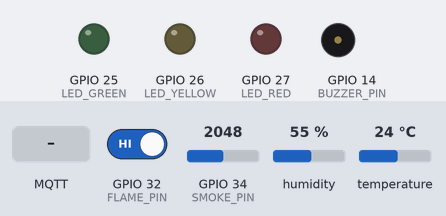
The sketch below on a simulated ESP32. Shown: output pins drawn as LEDs (lit = HIGH), buzzer (waves = sounding). Inputs (shaded band) come from the test bench; at power-on: GPIO 32 (FLAME_PIN) HIGH, GPIO 34 (SMOKE_PIN) = 2048, humidity 55 %, temperature 24 °C. WiFi joins after 1.5 s; servers stay silent unless stated; random numbers use the default seed unless the sketch sets one; no MQTT or app messages arrive unless stated; what the sketch prints to the serial monitor is not drawn.

Above: at 0.1 s.
At 3.7 s:
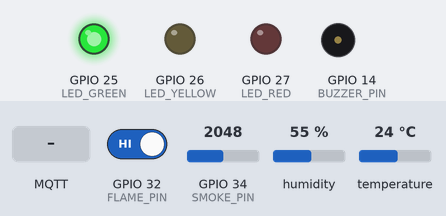
3.8 s: GPIO 32 (FLAME_PIN) driven LOW
At 4.9 s:
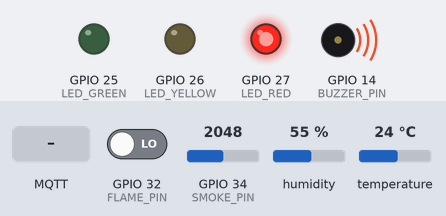
6.0 s: MQTT message "1" arrives on the first subscribed topic
Timing chart, 0 to 9.0 s (numbered marks = the images above; inputs shaded):
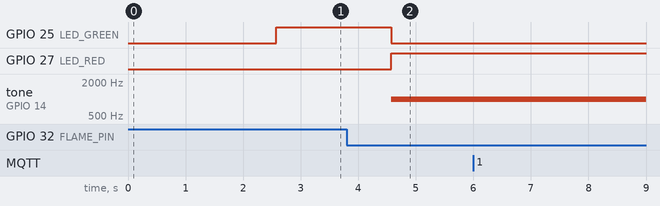

The sketch:

sketch.ino
```cpp
/*
 * ForestFireGuard — Nœud capteur ESP32 (simulation Wokwi)
 *
 * Capteurs : DHT22 (température / humidité) + MQ-2 (gaz / fumée) + capteur de flamme infrarouge
 * Actionneurs : LED verte / jaune / rouge + buzzer
 * Communication : MQTT (broker public) -> serveur FastAPI local
 *
 * Toutes les 2 s, l'ESP32 publie une mesure JSON sur  <TOPIC_BASE>/<DEVICE_ID>/data
 * et écoute le niveau de risque renvoyé par le serveur sur <TOPIC_BASE>/<DEVICE_ID>/risk.
 * Si le serveur ne répond pas, des règles locales prennent le relais.
 *
 * Calibration : au démarrage, l'ESP32 mesure l'air propre et l'état « sans flamme ».
 * Ne pas toucher aux capteurs de gaz et de flamme pendant les premières secondes.
 */
#include <WiFi.h>
#include <PubSubClient.h>
#include <ArduinoJson.h>
#include "DHTesp.h"

// ---------- Configuration ----------
const char* WIFI_SSID   = "Wokwi-GUEST";
const char* WIFI_PASS   = "";
const char* MQTT_BROKER = "broker.hivemq.com";
const int   MQTT_PORT   = 1883;
// Doit correspondre à MQTT_TOPIC_BASE dans server/.env
const char* TOPIC_BASE  = "forestfireguard/souhir-ayari";
const char* DEVICE_ID   = "esp32-node-1";

const unsigned long SEND_INTERVAL_MS  = 2000;
const unsigned long SERVER_TIMEOUT_MS = 10000;  // au-delà : règles locales

// ---------- Broches ----------
const int DHT_PIN    = 15;
const int SMOKE_PIN  = 34;  // MQ-2 : sortie analogique AOUT (ADC1)
const int FLAME_PIN  = 32;  // capteur de flamme : sortie numérique DOUT
const int LED_GREEN  = 25;
const int LED_YELLOW = 26;
const int LED_RED    = 27;
const int BUZZER_PIN = 14;

DHTesp dht;
WiFiClient wifiClient;
PubSubClient mqtt(wifiClient);

char topicData[96];
char topicRisk[96];

int serverLevel = -1;
unsigned long lastServerReply = 0;
unsigned long lastSend = 0;

int gasBaseline = 0;     // valeur brute du MQ-2 dans l'air propre (calibration)
int flameIdleLevel = 0;  // niveau de DOUT sans flamme (calibration)
bool buzzerOn = false;

// Règles de secours, identiques à celles du serveur (server/app/risk.py)
int localRiskLevel(float t, float h, float smoke, bool flame) {
  if (flame || smoke >= 60 || (t >= 50 && h <= 20)) return 2;
  if (smoke >= 30 || (t >= 35 && h <= 30) || t >= 50) return 1;
  return 0;
}

void showLevel(int level) {
  digitalWrite(LED_GREEN,  level == 0);
  digitalWrite(LED_YELLOW, level == 1);
  digitalWrite(LED_RED,    level == 2);
  bool wantBuzzer = level == 2;
  if (wantBuzzer && !buzzerOn) tone(BUZZER_PIN, 1000);
  if (!wantBuzzer && buzzerOn) noTone(BUZZER_PIN);
  buzzerOn = wantBuzzer;
}

// Mesure l'air propre et l'état « sans flamme », pour ne pas dépendre de l'échelle
// du capteur de gaz ni du sens (actif haut / bas) de la sortie du capteur de flamme.
void calibrateSensors() {
  long sum = 0;
  for (int i = 0; i < 20; i++) {
    sum += analogRead(SMOKE_PIN);
    delay(50);
  }
  gasBaseline = sum / 20;
  flameIdleLevel = digitalRead(FLAME_PIN);
  Serial.printf("Calibration : gaz air propre = %d, flamme au repos = %d\r\n",
                gasBaseline, flameIdleLevel);
}

// Fumée en % : 0 dans l'air propre, 100 quand la sortie du MQ-2 est au maximum.
float readSmokePercent(int raw) {
  if (raw < gasBaseline) gasBaseline = raw;  // l'air est encore plus propre qu'au démarrage
  int range = max(4095 - gasBaseline, 1);
  return constrain((raw - gasBaseline) * 100.0 / range, 0.0, 100.0);
}

void onMqttMessage(char* topic, byte* payload, unsigned int length) {
  JsonDocument doc;
  if (deserializeJson(doc, payload, length)) return;
  serverLevel = doc["level"] | -1;
  lastServerReply = millis();
  Serial.printf("Serveur -> risque %s (%d)\r\n", (const char*)(doc["label"] | "?"), serverLevel);
}

void connectWiFi() {
  Serial.print("Connexion WiFi");
  WiFi.begin(WIFI_SSID, WIFI_PASS, 6);
  while (WiFi.status() != WL_CONNECTED) {
    delay(250);
    Serial.print(".");
  }
  Serial.println(" OK");
}

void connectMqtt() {
  while (!mqtt.connected()) {
    String clientId = String("ffg-") + DEVICE_ID + "-" + String(random(0xffff), HEX);
    Serial.print("Connexion MQTT... ");
    if (mqtt.connect(clientId.c_str())) {
      mqtt.subscribe(topicRisk);
      Serial.println("OK");
    } else {
      Serial.printf("échec (%d), nouvel essai\r\n", mqtt.state());
      delay(2000);
    }
  }
}

void setup() {
  Serial.begin(115200);
  pinMode(LED_GREEN, OUTPUT);
  pinMode(LED_YELLOW, OUTPUT);
  pinMode(LED_RED, OUTPUT);
  pinMode(BUZZER_PIN, OUTPUT);
  pinMode(FLAME_PIN, INPUT);
  dht.setup(DHT_PIN, DHTesp::DHT22);
  calibrateSensors();

  snprintf(topicData, sizeof(topicData), "%s/%s/data", TOPIC_BASE, DEVICE_ID);
  snprintf(topicRisk, sizeof(topicRisk), "%s/%s/risk", TOPIC_BASE, DEVICE_ID);

  connectWiFi();
  mqtt.setServer(MQTT_BROKER, MQTT_PORT);
  mqtt.setCallback(onMqttMessage);
  connectMqtt();
}

void loop() {
  if (!mqtt.connected()) connectMqtt();
  mqtt.loop();

  if (millis() - lastSend < SEND_INTERVAL_MS) return;
  lastSend = millis();

  TempAndHumidity th = dht.getTempAndHumidity();
  if (dht.getStatus() != DHTesp::ERROR_NONE) {
    Serial.println("Erreur de lecture DHT22");
    return;
  }
  int gasRaw = analogRead(SMOKE_PIN);
  float smoke = readSmokePercent(gasRaw);
  bool flame = digitalRead(FLAME_PIN) != flameIdleLevel;

  JsonDocument doc;
  doc["device_id"]   = DEVICE_ID;
  doc["temperature"] = round(th.temperature * 10) / 10.0;
  doc["humidity"]    = round(th.humidity * 10) / 10.0;
  doc["smoke"]       = round(smoke * 10) / 10.0;
  doc["flame"]       = flame;
  char buffer[160];
  serializeJson(doc, buffer);
  mqtt.publish(topicData, buffer);
  Serial.printf("Envoi -> %s  (gaz brut %d)\r\n", buffer, gasRaw);

  bool serverOk = serverLevel >= 0 && millis() - lastServerReply < SERVER_TIMEOUT_MS;
  showLevel(serverOk ? serverLevel : localRiskLevel(th.temperature, th.humidity, smoke, flame));
}
```

Measured:
- after the input at 3.8 s, GPIO 25 (LED_GREEN): HIGH → LOW after 0.77 s; GPIO 27 (LED_RED): LOW → HIGH after 0.77 s; tone on GPIO 14 (BUZZER_PIN): silent → 1000 Hz after 0.77 s
- after the input at 6.0 s, every drawn part: stays the same
